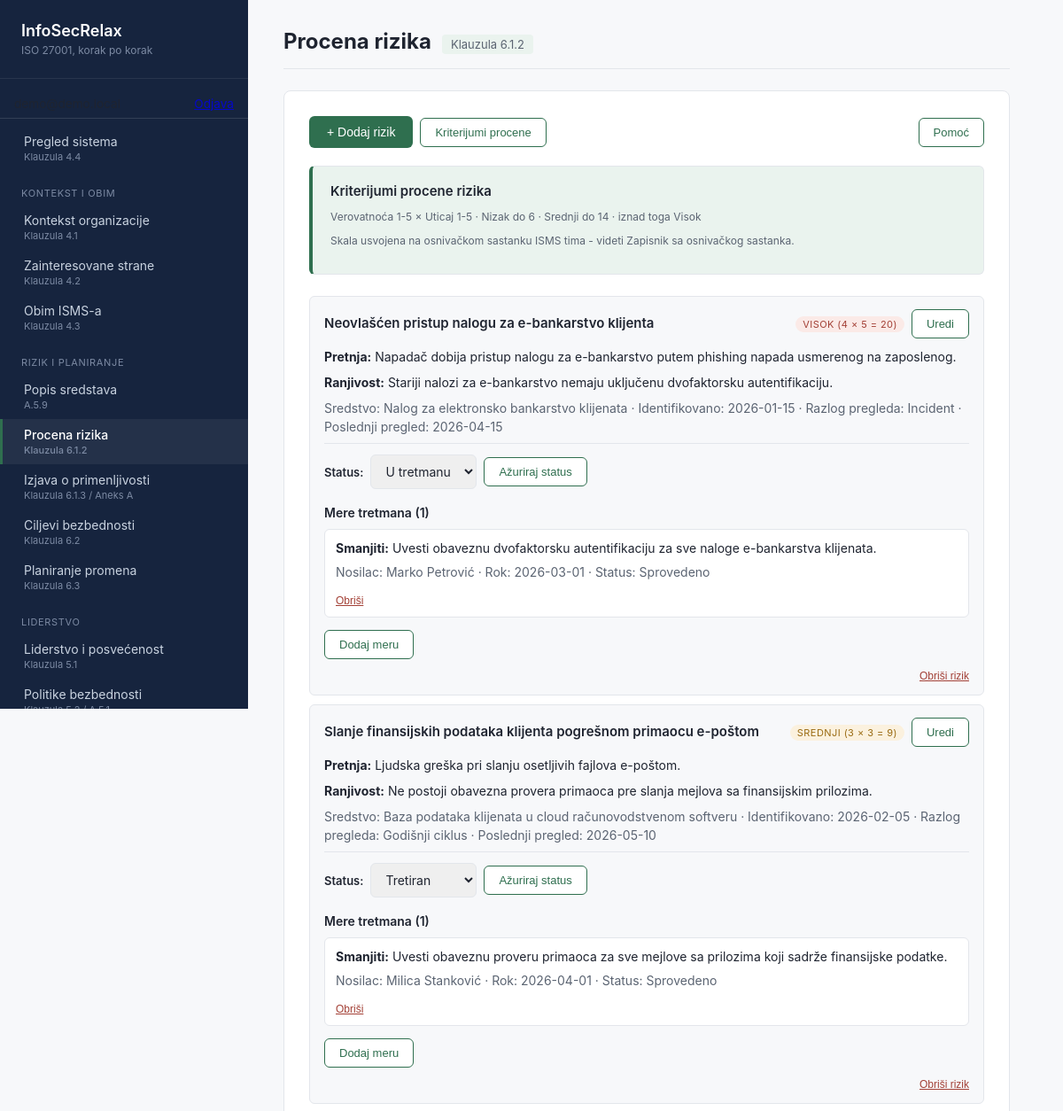
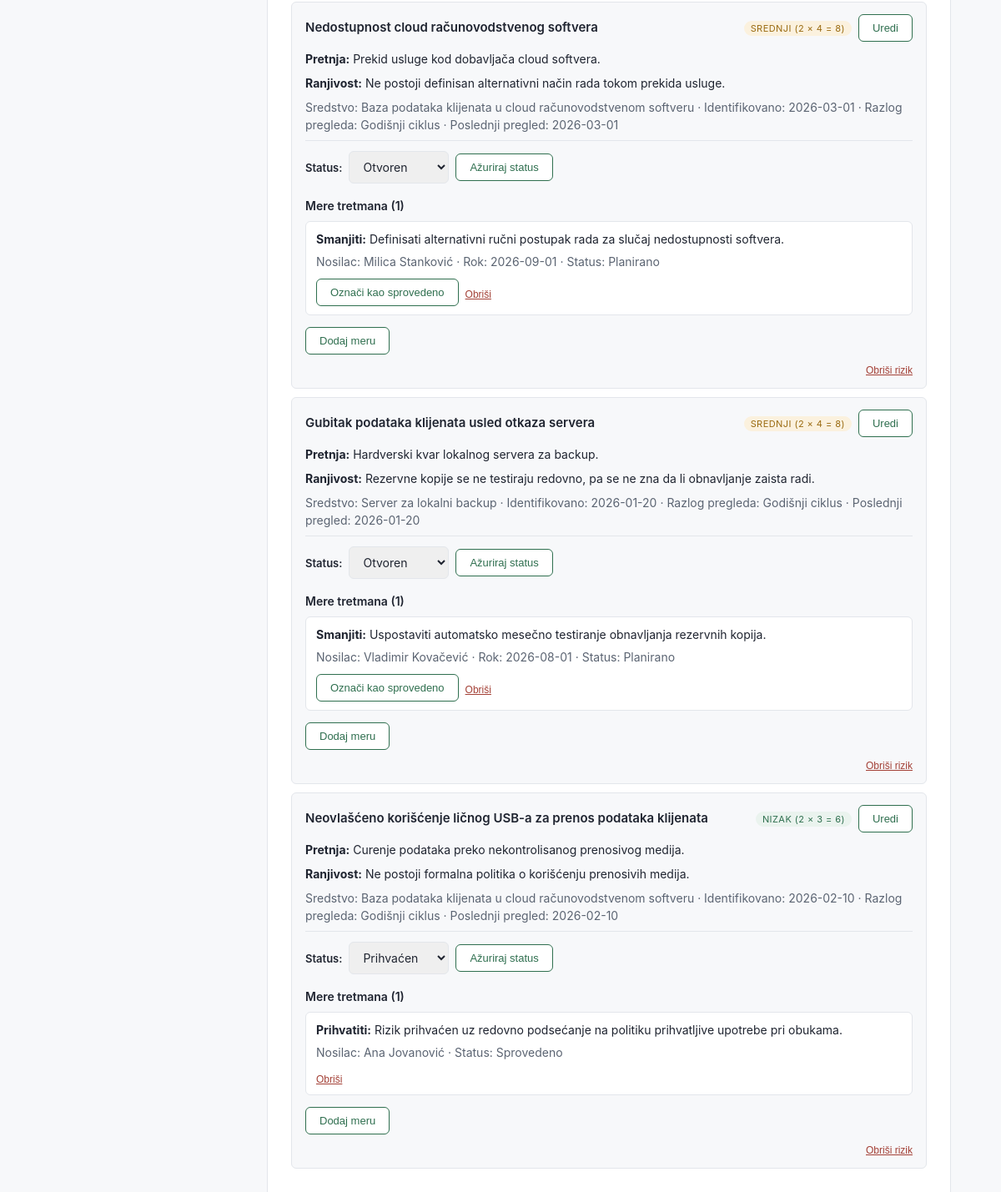
The app's page /?page=procena-rizika (signed in) with its own data (2 pictures, top to bottom).
### tables this page shows
CREATE TABLE risk_criteria (
    id                      BIGINT UNSIGNED AUTO_INCREMENT PRIMARY KEY,
    organization_id         BIGINT UNSIGNED NOT NULL,
    likelihood_scale_max    TINYINT UNSIGNED NOT NULL DEFAULT 5,
    impact_scale_max        TINYINT UNSIGNED NOT NULL DEFAULT 5,
    low_threshold_max       SMALLINT UNSIGNED NOT NULL DEFAULT 6,
    medium_threshold_max    SMALLINT UNSIGNED NOT NULL DEFAULT 14,
    notes                   TEXT NULL COMMENT 'firma sama definise pragove - Korak 1 iz procene rizika',
    created_at              TIMESTAMP NOT NULL DEFAULT CURRENT_TIMESTAMP,
    FOREIGN KEY (organization_id) REFERENCES organizations(id) ON DELETE CASCADE,
    UNIQUE KEY uq_risk_criteria_org (organization_id)
);

CREATE TABLE risks (
    id                  BIGINT UNSIGNED AUTO_INCREMENT PRIMARY KEY,
    organization_id     BIGINT UNSIGNED NOT NULL,
    asset_id            BIGINT UNSIGNED NULL,
    title               VARCHAR(255) NOT NULL,
    threat_description   TEXT NOT NULL,
    vulnerability_description TEXT NOT NULL,
    likelihood          TINYINT UNSIGNED NOT NULL,
    impact              TINYINT UNSIGNED NOT NULL,
    risk_score          SMALLINT UNSIGNED GENERATED ALWAYS AS (likelihood * impact) STORED,
    risk_level          ENUM('nizak','srednji','visok') NULL COMMENT 'racuna aplikacija na osnovu risk_criteria',
    identified_at       DATE NOT NULL,
    review_trigger      ENUM('godisnji_ciklus','incident','promena','ostalo') NOT NULL DEFAULT 'godisnji_ciklus' COMMENT 'Klauzula 8.2',
    status               ENUM('otvoren','u_tretmanu','tretiran','prihvacen','zatvoren') NOT NULL DEFAULT 'otvoren',
    last_reviewed_at    DATE NULL,
    created_at          TIMESTAMP NOT NULL DEFAULT CURRENT_TIMESTAMP,
    updated_at          TIMESTAMP NOT NULL DEFAULT CURRENT_TIMESTAMP ON UPDATE CURRENT_TIMESTAMP,
    FOREIGN KEY (organization_id) REFERENCES organizations(id) ON DELETE CASCADE,
    FOREIGN KEY (asset_id) REFERENCES assets(id) ON DELETE SET NULL,
    INDEX idx_risks_org (organization_id),
    INDEX idx_risks_status (status)
);

CREATE TABLE assets (
    id                  BIGINT UNSIGNED AUTO_INCREMENT PRIMARY KEY,
    organization_id     BIGINT UNSIGNED NOT NULL,
    name                VARCHAR(255) NOT NULL,
    asset_type          ENUM('informacija','hardver','softver','usluga','ljudi') NOT NULL COMMENT 'A.5.9',
    description         TEXT NULL,
    owner_id            BIGINT UNSIGNED NULL COMMENT 'vlasnik sredstva - Korak 2 iz procene rizika',
    classification       ENUM('javno','interno','poverljivo','strogo_poverljivo') NOT NULL DEFAULT 'interno',
    created_at          TIMESTAMP NOT NULL DEFAULT CURRENT_TIMESTAMP,
    updated_at          TIMESTAMP NOT NULL DEFAULT CURRENT_TIMESTAMP ON UPDATE CURRENT_TIMESTAMP,
    FOREIGN KEY (organization_id) REFERENCES organizations(id) ON DELETE CASCADE,
    FOREIGN KEY (owner_id) REFERENCES personnel(id) ON DELETE SET NULL,
    INDEX idx_assets_org (organization_id)
);

CREATE TABLE risk_treatments (
    id                  BIGINT UNSIGNED AUTO_INCREMENT PRIMARY KEY,
    risk_id             BIGINT UNSIGNED NOT NULL,
    treatment_option     ENUM('smanjiti','izbeci','preneti','prihvatiti') NOT NULL COMMENT 'Klauzula 6.1.3',
    description         TEXT NOT NULL,
    owner_id            BIGINT UNSIGNED NULL,
    due_date            DATE NULL,
    status               ENUM('planirano','u_toku','sprovedeno','ponovo_otvoreno') NOT NULL DEFAULT 'planirano',
    residual_risk_score  SMALLINT UNSIGNED NULL COMMENT 'nivo rizika posle sprovedene mere - Klauzula 8.3',
    completed_at         DATE NULL,
    created_at          TIMESTAMP NOT NULL DEFAULT CURRENT_TIMESTAMP,
    updated_at          TIMESTAMP NOT NULL DEFAULT CURRENT_TIMESTAMP ON UPDATE CURRENT_TIMESTAMP,
    FOREIGN KEY (risk_id) REFERENCES risks(id) ON DELETE CASCADE,
    FOREIGN KEY (owner_id) REFERENCES personnel(id) ON DELETE SET NULL
);

CREATE TABLE personnel (
    id                  BIGINT UNSIGNED AUTO_INCREMENT PRIMARY KEY,
    organization_id     BIGINT UNSIGNED NOT NULL,
    full_name           VARCHAR(255) NOT NULL,
    email               VARCHAR(255) NULL,
    employment_type     ENUM('zaposleni','honorarni_saradnik','spoljni_dobavljac','ostalo') NOT NULL DEFAULT 'zaposleni',
    job_title           VARCHAR(255) NULL,
    start_date          DATE NULL,
    end_date            DATE NULL COMMENT 'A.6.5 - koristi se i za merenje vremena ukidanja pristupa (9.1)',
    is_active           BOOLEAN NOT NULL DEFAULT TRUE,
    created_at          TIMESTAMP NOT NULL DEFAULT CURRENT_TIMESTAMP,
    updated_at          TIMESTAMP NOT NULL DEFAULT CURRENT_TIMESTAMP ON UPDATE CURRENT_TIMESTAMP,
    FOREIGN KEY (organization_id) REFERENCES organizations(id) ON DELETE CASCADE,
    INDEX idx_personnel_org (organization_id)
);

### src/config/auth.php (called while the page is built, shortened)
<?php
require_once __DIR__ . '/database.php';
function currentUser(): ?array
{
    static $cached = null;
    static $resolved = false;
    if ($resolved) {
        return $cached;
    }
    $resolved = true;
    $pdo  = getDbConnection();
    $stmt = $pdo->prepare(
        'SELECT id, organization_id, role_id, email, is_active, is_super_admin
         FROM users WHERE id = :id'
    );
    $stmt->execute(['id' => $_SESSION['user_id']]);
    $user = $stmt->fetch();
    $cached = $user;
    return $user;
}

### src/config/database.php (called while the page is built, shortened)
<?php
if (!function_exists('ensureDefaultOrganization')) {
function ensureDefaultOrganization(PDO $pdo): int
{
    if (function_exists('currentUser')) {
        $user = currentUser();
        if ($user !== null && $user['organization_id'] !== null) {
            return (int) $user['organization_id'];
        }
    }
    return 1;
}
}

### src/includes/risk-card.php (the view, shortened to what this page needs)
<?php
$riskLevelLabels = [
    'nizak'   => 'Nizak',
    'srednji' => 'Srednji',
    'visok'   => 'Visok',
];
$riskLevelTone = [
    'nizak'   => 'is-positive',
    'srednji' => 'is-warning',
    'visok'   => 'is-danger',
];
$statusLabels = [
    'otvoren'    => 'Otvoren',
    'u_tretmanu' => 'U tretmanu',
    'tretiran'   => 'Tretiran',
    'prihvacen'  => 'Prihvaćen',
    'zatvoren'   => 'Zatvoren',
];
$reviewTriggerLabels = [
    'godisnji_ciklus' => 'Godišnji ciklus',
    'incident'        => 'Incident',
    'promena'         => 'Promena',
    'ostalo'          => 'Ostalo',
];
$treatmentOptionLabels = [
    'smanjiti'   => 'Smanjiti',
    'izbeci'     => 'Izbeći',
    'preneti'    => 'Preneti',
    'prihvatiti' => 'Prihvatiti',
];
?>
<div class="factor-card">
    <div class="card-header-row">
        <span class="card-title"><?= htmlspecialchars($risk['title']) ?></span>
        <div class="button-group">
            <span class="status-badge <?= htmlspecialchars($riskLevelTone[$risk['risk_level']] ?? 'is-neutral') ?>">
                <?= htmlspecialchars($riskLevelLabels[$risk['risk_level']] ?? 'Nije izračunato') ?>
                (<?= (int) $risk['likelihood'] ?> × <?= (int) $risk['impact'] ?> = <?= (int) $risk['risk_score'] ?>)
            </span>
            <button type="button" class="btn-secondary"
                onclick='openEditRiskModal(<?= json_encode([
                    "id"                        => (int) $risk["id"],
                    "title"                     => $risk["title"],
                    "threat_description"        => $risk["threat_description"],
                    "vulnerability_description" => $risk["vulnerability_description"],
                    "asset_id"                  => $risk["asset_id"] ?? "",
                    "likelihood"                => (int) $risk["likelihood"],
                    "impact"                    => (int) $risk["impact"],
                    "identified_at"             => $risk["identified_at"],
                    "review_trigger"            => $risk["review_trigger"],
                ], JSON_HEX_APOS | JSON_HEX_QUOT | JSON_HEX_TAG | JSON_HEX_AMP) ?>)'>Uredi</button>
        </div>
    </div>
    <p><strong>Pretnja:</strong> <?= nl2br(htmlspecialchars($risk['threat_description'])) ?></p>
    <p><strong>Ranjivost:</strong> <?= nl2br(htmlspecialchars($risk['vulnerability_description'])) ?></p>
    <p class="item-meta">
        <?php if ($risk['asset_name'] !== null): ?>
            Sredstvo: <?= htmlspecialchars($risk['asset_name']) ?> ·
        <?php endif; ?>
        Identifikovano: <?= htmlspecialchars($risk['identified_at']) ?> ·
        Razlog pregleda: <?= htmlspecialchars($reviewTriggerLabels[$risk['review_trigger']] ?? $risk['review_trigger']) ?>
        <?php if (!empty($risk['last_reviewed_at'])): ?>
            · Poslednji pregled: <?= htmlspecialchars($risk['last_reviewed_at']) ?>
        <?php endif; ?>
    </p>
    <form method="post" class="subform">
        <div class="form-row form-row-inline">
            <label for="status_<?= (int) $risk['id'] ?>">Status:</label>
            <select name="status" id="status_<?= (int) $risk['id'] ?>">
                <?php foreach ($statusLabels as $value => $label): ?>
                    <option value="<?= htmlspecialchars($value) ?>" <?= $risk['status'] === $value ? 'selected' : '' ?>>
                        <?= htmlspecialchars($label) ?>
                    </option>
                <?php endforeach; ?>
            </select>
            <button type="submit" class="btn-secondary">Ažuriraj status</button>
        </div>
    </form>
    <p class="item-title">Mere tretmana (<?= count($treatments) ?>)</p>
    <?php if (empty($treatments)): ?>
        <p class="empty-state">Još uvek nema unetih mera za ovaj rizik.</p>
    <?php else: ?>
        <ul class="requirement-list">
            <?php foreach ($treatments as $treatment): ?>
                <li class="requirement-item">
                    <div class="requirement-text">
                        <strong><?= htmlspecialchars($treatmentOptionLabels[$treatment['treatment_option']] ?? $treatment['treatment_option']) ?>:</strong>
                        <?= nl2br(htmlspecialchars($treatment['description'])) ?>
                    </div>
                    <p class="item-meta">
                        <?php if ($treatment['owner_name'] !== null): ?>
                            Nosilac: <?= htmlspecialchars($treatment['owner_name']) ?> ·
                        <?php endif; ?>
                        <?php if (!empty($treatment['due_date'])): ?>
                            Rok: <?= htmlspecialchars($treatment['due_date']) ?> ·
                        <?php endif; ?>
                        Status: <?= $treatment['status'] === 'sprovedeno' ? 'Sprovedeno' : 'Planirano' ?>
                    </p>
                    <div class="card-actions">
                        <?php if ($treatment['status'] !== 'sprovedeno'): ?>
                            <form method="post" class="factor-delete-form">
                                <button type="submit" class="btn-secondary">Označi kao sprovedeno</button>
                            </form>
                        <?php endif; ?>
                        <form method="post" class="factor-delete-form" onsubmit="return confirm('Obrisati ovu meru?');">
                            <button type="submit" class="btn-delete">Obriši</button>
                        </form>
                    </div>
                </li>
            <?php endforeach; ?>
        </ul>
    <?php endif; ?>
    <button type="button" class="btn-secondary"
        onclick='openTreatmentModal(<?= (int) $risk['id'] ?>, <?= json_encode($risk['title'], JSON_HEX_APOS | JSON_HEX_QUOT | JSON_HEX_TAG | JSON_HEX_AMP) ?>)'>Dodaj meru</button>
    <form method="post" class="factor-delete-form card-footer-right" onsubmit="return confirm('Obrisati ovaj rizik i sve njegove mere tretmana?');">
        <button type="submit" class="btn-delete">Obriši rizik</button>
    </form>
</div>

### src/modules/procena-rizika.php (shortened to what this page needs)
<?php
require __DIR__ . '/../config/database.php';
function ensureCurrentRiskCriteria(PDO $pdo, int $organizationId): array
{
    $pdo->prepare('INSERT IGNORE INTO risk_criteria (organization_id) VALUES (:org_id)')
        ->execute(['org_id' => $organizationId]);
    $stmt = $pdo->prepare('SELECT * FROM risk_criteria WHERE organization_id = :org_id');
    $stmt->execute(['org_id' => $organizationId]);
    return $stmt->fetch();
}
$pdo = getDbConnection();
$organizationId = ensureDefaultOrganization($pdo);
$riskCriteria = ensureCurrentRiskCriteria($pdo, $organizationId);
$risksStmt = $pdo->prepare(
    'SELECT r.*, a.name AS asset_name
     FROM risks r
     LEFT JOIN assets a ON a.id = r.asset_id
     WHERE r.organization_id = :org_id
     ORDER BY r.risk_score DESC, r.identified_at DESC'
);
$risksStmt->execute(['org_id' => $organizationId]);
$allRisks = $risksStmt->fetchAll();
$treatmentsStmt = $pdo->prepare(
    'SELECT t.*, p.full_name AS owner_name
     FROM risk_treatments t
     INNER JOIN risks r ON r.id = t.risk_id
     LEFT JOIN personnel p ON p.id = t.owner_id
     WHERE r.organization_id = :org_id
     ORDER BY t.created_at ASC'
);
$treatmentsStmt->execute(['org_id' => $organizationId]);
$treatmentsByRisk = [];
foreach ($treatmentsStmt->fetchAll() as $treatment) {
    $treatmentsByRisk[$treatment['risk_id']][] = $treatment;
}
?>
<div class="toolbar">
    <div class="button-group">
        <button type="button" class="btn-primary" onclick="openAddRiskModal()">+ Dodaj rizik</button>
        <button type="button" class="btn-secondary" onclick="openCriteriaModal()">Kriterijumi procene</button>
    </div>
    <button type="button" class="btn-secondary" onclick="openHelpModal()">Pomoć</button>
</div>
<div class="scope-current">
    <div class="card-header-row">
        <span class="card-title">Kriterijumi procene rizika</span>
    </div>
    <p class="item-meta">
        Verovatnoća 1-<?= (int) $riskCriteria['likelihood_scale_max'] ?>
        × Uticaj 1-<?= (int) $riskCriteria['impact_scale_max'] ?>
        · Nizak do <?= (int) $riskCriteria['low_threshold_max'] ?>
        · Srednji do <?= (int) $riskCriteria['medium_threshold_max'] ?>
        · iznad toga Visok
    </p>
    <?php if (!empty($riskCriteria['notes'])): ?>
        <p class="item-meta"><?= nl2br(htmlspecialchars($riskCriteria['notes'])) ?></p>
    <?php endif; ?>
</div>
<?php if (empty($allRisks)): ?>
    <p class="empty-state">Još uvek nema unetih rizika.</p>
<?php else: ?>
    <?php foreach ($allRisks as $risk): ?>
        <?php $treatments = $treatmentsByRisk[$risk['id']] ?? []; ?>
        <?php include __DIR__ . '/../includes/risk-card.php'; ?>
    <?php endforeach; ?>
<?php endif; ?>

### records on screen
risk_criteria: likelihood_scale_max "5", impact_scale_max "5", low_threshold_max "6", medium_threshold_max "14", notes "Skala usvojena na osnivačkom sastanku ISMS tima - videti Zapisnik sa osnivačkog sastanka."
risks: title "Neovlašćen pristup nalogu za e-bankarstvo klijenta", risk_level "VISOK", likelihood "4", impact "5", risk_score "20", threat_description "Napadač dobija pristup nalogu za e-bankarstvo putem phishing napada usmerenog na zaposlenog.", vulnerability_description "Stariji nalozi za e-bankarstvo nemaju uključenu dvofaktorsku autentifikaciju.", asset.name "Nalog za elektronsko bankarstvo klijenata", identified_at "2026-01-15", review_trigger "Incident", last_reviewed_at "2026-04-15", status "U tretmanu", id "1"
risk_treatments: treatment_option "Smanjiti", description "Uvesti obaveznu dvofaktorsku autentifikaciju za sve naloge e-bankarstva klijenata.", owner.full_name "Marko Petrović", due_date "2026-03-01", status "Sprovedeno"
risks: title "Slanje finansijskih podataka klijenta pogrešnom primaocu e-poštom", risk_level "SREDNJI", likelihood "3", impact "3", risk_score "9", threat_description "Ljudska greška pri slanju osetljivih fajlova e-poštom.", vulnerability_description "Ne postoji obavezna provera primaoca pre slanja mejlova sa finansijskim prilozima.", asset.name "Baza podataka klijenata u cloud računovodstvenom softveru", identified_at "2026-02-05", review_trigger "Godišnji ciklus", last_reviewed_at "2026-05-10", status "Tretiran", id "1"
risk_treatments: treatment_option "Smanjiti", description "Uvesti obaveznu proveru primaoca za sve mejlove sa prilozima koji sadrže finansijske podatke.", owner.full_name "Milica Stanković", due_date "2026-04-01", status "Sprovedeno"
risks: title "Nedostupnost cloud računovodstvenog softvera", risk_level "SREDNJI", likelihood "2", impact "4", risk_score "8", threat_description "Prekid usluge kod dobavljača cloud softvera.", vulnerability_description "Ne postoji definisan alternativni način rada tokom prekida usluge.", asset.name "Baza podataka klijenata u cloud računovodstvenom softveru", identified_at "2026-03-01", review_trigger "Godišnji ciklus", last_reviewed_at "2026-03-01", status "Otvoren", id "1"
risk_treatments: treatment_option "Smanjiti", description "Definisati alternativni ručni postupak rada za slučaj nedostupnosti softvera.", owner.full_name "Milica Stanković", due_date "2026-09-01", status "Planirano"
risks: title "Gubitak podataka klijenata usled otkaza servera", risk_level "SREDNJI", likelihood "2", impact "4", risk_score "8", threat_description "Hardverski kvar lokalnog servera za backup.", vulnerability_description "Rezervne kopije se ne testiraju redovno, pa se ne zna da li obnavljanje zaista radi.", asset.name "Server za lokalni backup", identified_at "2026-01-20", review_trigger "Godišnji ciklus", last_reviewed_at "2026-01-20", status "Otvoren", id "1"
risk_treatments: treatment_option "Smanjiti", description "Uspostaviti automatsko mesečno testiranje obnavljanja rezervnih kopija.", owner.full_name "Vladimir Kovačević", due_date "2026-08-01", status "Planirano"
risks: title "Neovlašćeno korišćenje ličnog USB-a za prenos podataka klijenata", risk_level "NIZAK", likelihood "2", impact "3", risk_score "6", threat_description "Curenje podataka preko nekontrolisanog prenosivog medija.", vulnerability_description "Ne postoji formalna politika o korišćenju prenosivih medija.", asset.name "Baza podataka klijenata u cloud računovodstvenom softveru", identified_at "2026-02-10", review_trigger "Godišnji ciklus", last_reviewed_at "2026-02-10", status "Prihvaćen", id "1"
risk_treatments: treatment_option "Prihvatiti", description "Rizik prihvaćen uz redovno podsećanje na politiku prihvatljive upotrebe pri obukama.", owner.full_name "Ana Jovanović", status "Sprovedeno"

### other values on screen
$item['title'] "Pregled sistema"
$item['iso_ref'] "Klauzula 4.4"
$lastGroup "KONTEKST I OBIM"
$item['title'] "Kontekst organizacije"
$item['iso_ref'] "Klauzula 4.1"
$item['title'] "Zainteresovane strane"
$item['iso_ref'] "Klauzula 4.2"
$item['title'] "Obim ISMS-a"
$item['iso_ref'] "Klauzula 4.3"
$lastGroup "RIZIK I PLANIRANJE"
$item['title'] "Popis sredstava"
$item['iso_ref'] "A.5.9"
$item['title'] "Procena rizika"
$item['iso_ref'] "Klauzula 6.1.2"
$item['title'] "Izjava o primenljivosti"
